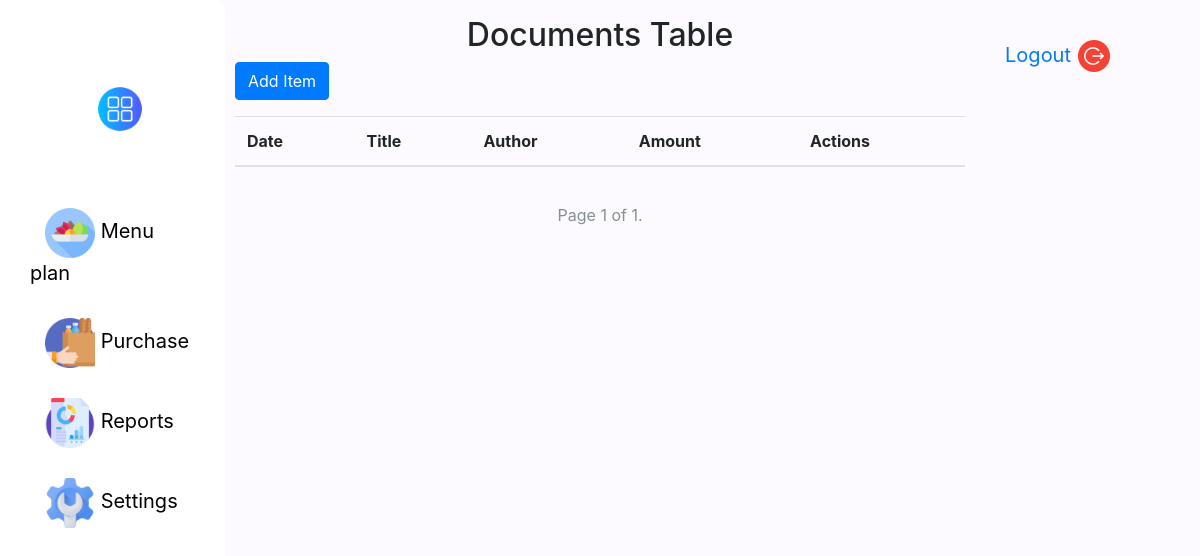
The app's page /pn/documents/, older data.
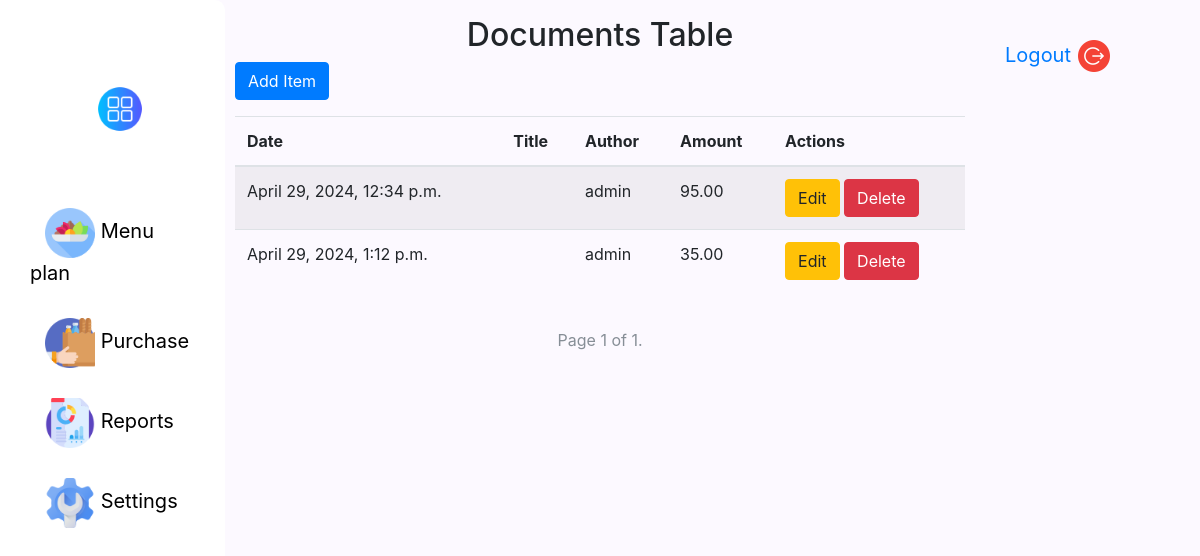
The same page, newer data.
### pn/models.py (models this page shows, shortened)
class Purchases(models.Model):
    Date = models.DateTimeField()
    Title = models.CharField(max_length=255)
    Author = models.ForeignKey(User, on_delete=models.CASCADE)
    Amount = models.DecimalField(max_digits=10, decimal_places=2)
    class Meta:
        verbose_name_plural = "Documents"

### pn/views.py (the view)
# urls.py: path('documents/', views.display_documents, name='display_documents'),
def display_documents(request):
    documents = Purchases.objects.all()
    paginator = Paginator(documents, 10)  # 10 items per page
    page = request.GET.get('page')
    try:
        items = paginator.page(page)
    except PageNotAnInteger:
        items = paginator.page(1)
    except EmptyPage:
        items = paginator.page(paginator.num_pages)
    context = {
        'documents': items,
        'fields': [field.name for field in Purchases._meta.fields],
        'document_fields': [{field.name: getattr(document, field.name) for field in document._meta.fields} for document
                            in items],
    }
    return render(request, 'display_documents.html', context)

### pn/templates/display_documents.html (shortened to what this page needs)
{% extends 'base_template.html' %}
{% block content %}
    <div class="container">
        <div class="row justify-content-center mt-3">
            <h2>Documents Table</h2>
        </div>
        <div class="row justify-content-left mb-3">
            <a class="btn btn-primary" href="{% url 'add_document_view' %}">Add Item</a>
        </div>
        <div class="row justify-content-center">
            <div class="table-responsive">
                <table class="table table-striped">
                    <thead>
                        <tr>
                            <th>Date</th>
                            <th>Title</th>
                            <th>Author</th>
                            <th>Amount</th>
                            <th>Actions</th>
                        </tr>
                    </thead>
                    <tbody>
                        {% for document in documents %}
                            <tr>
                                <td>{{ document.Date }}</td>
                                <td>{{ document.Title }}</td>
                                <td>{{ document.Author }}</td>
                                <td>{{ document.Amount }}</td>
                                <td>
                                    <div class="btn-group" role="group">
                                        <form method="post" action="{% url 'edit_document_view' pk=document.id %}" style="display: inline;">
                                            <button type="submit" class="btn btn-warning">Edit</button>
                                        </form>
                                        <form method="post" action="{% url 'delete_document_view' pk=document.id %}" style="display: inline;">
                                            <button type="submit" class="btn btn-danger">Delete</button>
                                        </form>
                                    </div>
                                </td>
                            </tr>
                        {% endfor %}
                    </tbody>
                </table>
            </div>
        </div>
        <div class="row justify-content-center">
            <nav aria-label="Page navigation">
                <ul class="pagination">
                    <li class="page-item disabled">
                        Page {{ documents.number }} of {{ documents.paginator.num_pages }}.
                    </li>
                </ul>
            </nav>
        </div>
    </div>
{% endblock %}

Row changes from the older to the newer data that the page shows:
added Purchases: Date "April 29, 2024, 12:34 p.m.", Author "admin", Amount "95.00"
added Purchases: Date "April 29, 2024, 1:12 p.m.", Author "admin", Amount "35.00"
